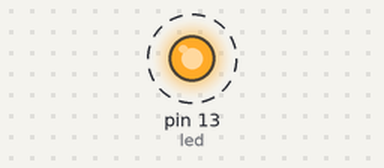
Bench run of a sketch on a simulated Arduino Uno, built with avr-gcc and run on an emulated ATmega328P. On the bench: output pins drawn as LEDs (lit = HIGH). Dashed ring = blinking.

Above: at 0.05 s.
Timing chart, 0 to 3.0 s (numbered marks = the images above):
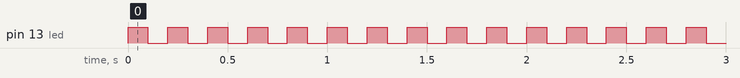

The sketch:

BlinkLED.ino
```cpp
/*
 * How to use multiple tabs in Arduino code?
 * Example to blink an LED using multiple tabs
 * Make your own header file blink.h
 */

#define led 13
#include "BlinkLED.h"

 void setup()
 {
  ledsetup(led);
 }

 void loop()
 {
  led_on(led);
  delay(100);
  led_off(led);
  delay(100);
 }
```

BlinkLED.cpp
```cpp
#include "BlinkLED.h"
#define led 13

 void led_on(byte pin)
 {
  digitalWrite(led,HIGH);
 }

 void led_off(byte pin)
 {
  digitalWrite(led,LOW);
 }

 void ledsetup(byte pin)
 {
  pinMode(led,OUTPUT);
 }
```

BlinkLED.h
```cpp
 #ifndef BLINKLED_H
 #define BLINKLED_H
 #include <Arduino.h>

 void led_on(byte pin);
 void led_off(byte pin);
 void ledsetup(byte pin);

 #endif
```

Measured:
- by itself, pin 13 (led): alternates HIGH for 0.10 s and LOW for 0.10 s
